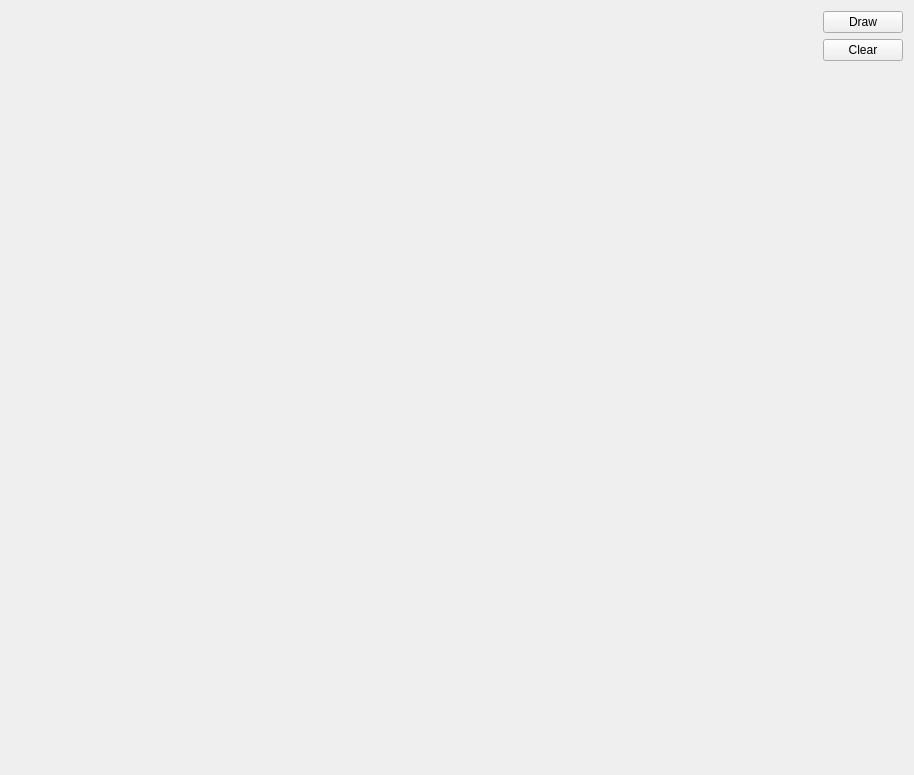
<?xml version="1.0" encoding="UTF-8"?>
<ui version="4.0">
 <class>MainWindow</class>
 <widget class="QMainWindow" name="MainWindow">
  <property name="geometry">
   <rect>
    <x>0</x>
    <y>0</y>
    <width>914</width>
    <height>775</height>
   </rect>
  </property>
  <property name="windowTitle">
   <string>MainWindow</string>
  </property>
  <widget class="QWidget" name="centralWidget">
   <layout class="QGridLayout" name="gridLayout">
    <item row="0" column="0" rowspan="3">
     <widget class="DrawArea" name="drawArea" native="true">
      <property name="sizePolicy">
       <sizepolicy hsizetype="Expanding" vsizetype="Expanding">
        <horstretch>0</horstretch>
        <verstretch>0</verstretch>
       </sizepolicy>
      </property>
     </widget>
    </item>
    <item row="0" column="1">
     <widget class="QPushButton" name="drawButton">
      <property name="text">
       <string>Draw</string>
      </property>
     </widget>
    </item>
    <item row="1" column="1">
     <widget class="QPushButton" name="clearButton">
      <property name="text">
       <string>Clear</string>
      </property>
     </widget>
    </item>
    <item row="2" column="1">
     <spacer name="verticalSpacer">
      <property name="orientation">
       <enum>Qt::Vertical</enum>
      </property>
      <property name="sizeHint" stdset="0">
       <size>
        <width>20</width>
        <height>541</height>
       </size>
      </property>
     </spacer>
    </item>
   </layout>
  </widget>
 </widget>
 <layoutdefault spacing="6" margin="11"/>
 <customwidgets>
  <customwidget>
   <class>DrawArea</class>
   <extends>QWidget</extends>
   <header location="global">drawarea.h</header>
   <container>1</container>
  </customwidget>
 </customwidgets>
 <resources/>
 <connections/>
</ui>
